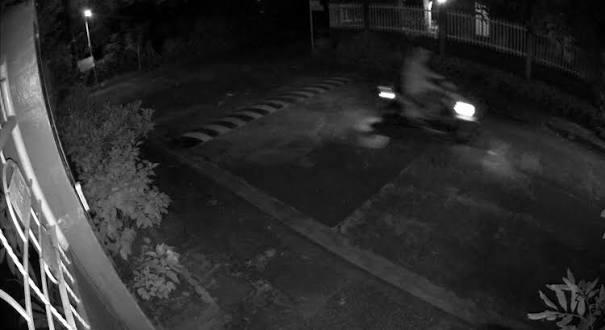
#> input picture practical 1/CCTV_Image_Enhancement/image.jpg, 605 x 330 px
$ python image_amplify.py
#> lines starting #> are read from the running program, lines starting #| are printed output that depends on the picture
# ============================================================
# MACHINE VISION PRACTICAL
# Nighttime CCTV Image Enhancement System
#
# Operations:
# 1. Image Loading
# 2. Brightness Enhancement
# 3. Grayscale Conversion
# 4. CLAHE Contrast Enhancement
# 5. Noise Removal
# 6. Image Sharpening
# 7. Final Brightness Adjustment
# 8. Original vs Enhanced Comparison
# ============================================================

import cv2
import numpy as np

# ============================================================
# STEP 1: LOAD IMAGE
# ============================================================

img = cv2.imread("image.jpg")
#> img is the input picture: shape (330, 605, 3); min 0, max 255, mean 43.9

if img is None:
    print("Error: CCTV image not found!")
    exit()

print("Image Loaded Successfully")

# ============================================================
# STEP 2: BRIGHTNESS ENHANCEMENT
# ============================================================

bright = cv2.convertScaleAbs(img, alpha=1.2, beta=20)

# ============================================================
# STEP 3: GRAYSCALE CONVERSION
# ============================================================

gray = cv2.cvtColor(bright, cv2.COLOR_BGR2GRAY)

# ============================================================
# STEP 4: CLAHE (ADAPTIVE HISTOGRAM EQUALIZATION)
# ============================================================

clahe = cv2.createCLAHE(
    clipLimit=2.0,
    tileGridSize=(8, 8)
)

clahe_img = clahe.apply(gray)

# ============================================================
# STEP 5: NOISE REMOVAL
# ============================================================

denoise = cv2.medianBlur(clahe_img, 3)

# ============================================================
# STEP 6: IMAGE SHARPENING
# ============================================================

kernel = np.array([
    [0, -1, 0],
    [-1, 5, -1],
    [0, -1, 0]
])

sharpened = cv2.filter2D(denoise, -1, kernel)

# ============================================================
# STEP 7: FINAL BRIGHTNESS ADJUSTMENT
# ============================================================

final_result = cv2.convertScaleAbs(
    sharpened,
    alpha=1.1,
    beta=15
)

# ============================================================
# RESIZE IMAGES
# ============================================================

w = 350
h = 250

original_r = cv2.resize(img, (w, h))
bright_r = cv2.resize(bright, (w, h))
gray_r = cv2.resize(gray, (w, h))
clahe_r = cv2.resize(clahe_img, (w, h))
denoise_r = cv2.resize(denoise, (w, h))
final_r = cv2.resize(final_result, (w, h))

# Convert grayscale images to BGR for display
gray_r = cv2.cvtColor(gray_r, cv2.COLOR_GRAY2BGR)
clahe_r = cv2.cvtColor(clahe_r, cv2.COLOR_GRAY2BGR)
#> clahe_r: shape (250, 350, 3)
denoise_r = cv2.cvtColor(denoise_r, cv2.COLOR_GRAY2BGR)
#> denoise_r: shape (250, 350, 3)
final_r = cv2.cvtColor(final_r, cv2.COLOR_GRAY2BGR)
#> final_r: shape (250, 350, 3)

# ============================================================
# ADD LABELS
# ============================================================

font = cv2.FONT_HERSHEY_SIMPLEX

cv2.putText(original_r, "1. Original", (10, 30),
            font, 0.7, (255,255,255), 2)

cv2.putText(bright_r, "2. Brightness", (10, 30),
            font, 0.7, (255,255,255), 2)

cv2.putText(gray_r, "3. Grayscale", (10, 30),
            font, 0.7, (255,255,255), 2)
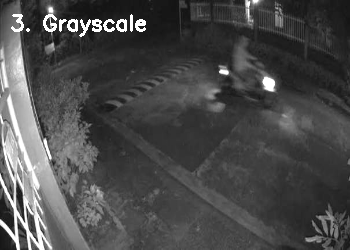
#> gray_r: shape (250, 350, 3); min 20, max 255, mean 74.3

cv2.putText(clahe_r, "4. CLAHE", (10, 30),
            font, 0.7, (255,255,255), 2)
#> clahe_r: shape (250, 350, 3); min 5, max 255, mean 86.3

cv2.putText(denoise_r, "5. Noise Removal", (10, 30),
            font, 0.6, (255,255,255), 2)
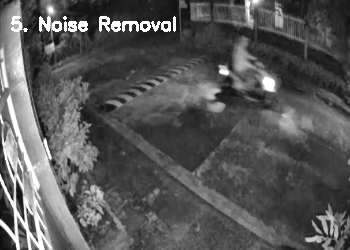
#> denoise_r: shape (250, 350, 3); min 12, max 255, mean 87.6

cv2.putText(final_r, "6. Final Result", (10, 30),
            font, 0.7, (255,255,255), 2)
#> final_r: shape (250, 350, 3); min 15, max 255, mean 109.1

# ============================================================
# CREATE GRID
# ============================================================

top_row = cv2.hconcat([original_r, bright_r, gray_r])
bottom_row = cv2.hconcat([clahe_r, denoise_r, final_r])
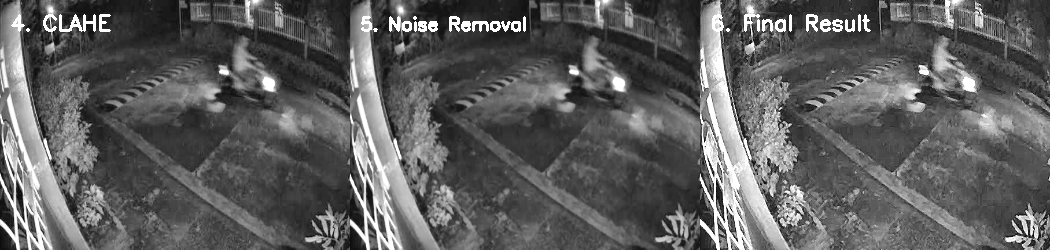
#> bottom_row: shape (250, 1050, 3); min 5, max 255, mean 94.3

all_steps = cv2.vconcat([top_row, bottom_row])
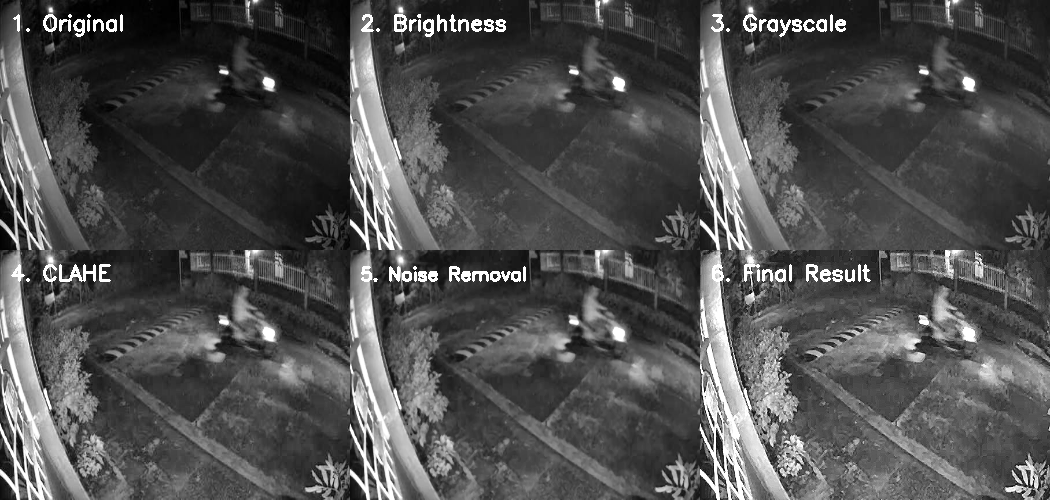
#> all_steps: shape (500, 1050, 3); min 0, max 255, mean 79.6

# ============================================================
# ORIGINAL VS FINAL COMPARISON
# ============================================================

orig_compare = cv2.resize(img, (500, 350))
final_compare = cv2.resize(final_result, (500, 350))
final_compare = cv2.cvtColor(final_compare, cv2.COLOR_GRAY2BGR)
#> final_compare: shape (350, 500, 3)

cv2.putText(orig_compare, "Original CCTV Image",
            (10, 35), font, 0.8, (255,255,255), 2)
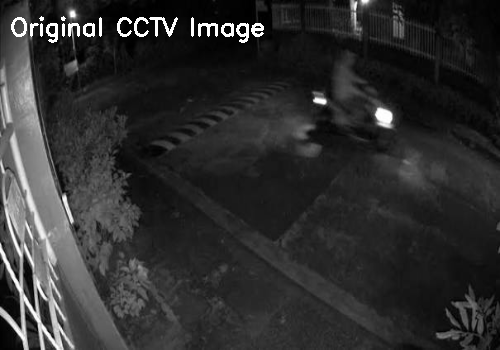
#> orig_compare: shape (350, 500, 3); min 0, max 255, mean 46.2

cv2.putText(final_compare, "Enhanced CCTV Image",
            (10, 35), font, 0.8, (255,255,255), 2)
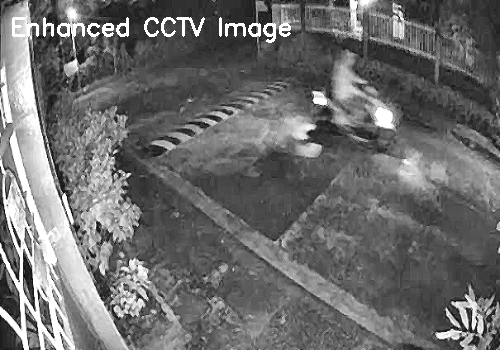
#> final_compare: shape (350, 500, 3); min 15, max 255, mean 108.9

comparison = cv2.hconcat([orig_compare, final_compare])
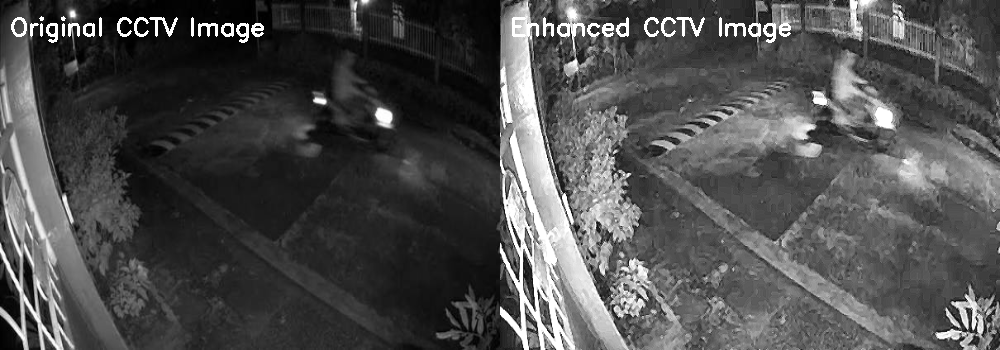
#> comparison: shape (350, 1000, 3); min 0, max 255, mean 77.5

# ============================================================
# DISPLAY OUTPUTS
# ============================================================

cv2.imshow("Image Enhancement Stages", all_steps)
cv2.imshow("Original vs Enhanced", comparison)

cv2.waitKey(0)
cv2.destroyAllWindows()

print("Image Enhancement Completed Successfully")
